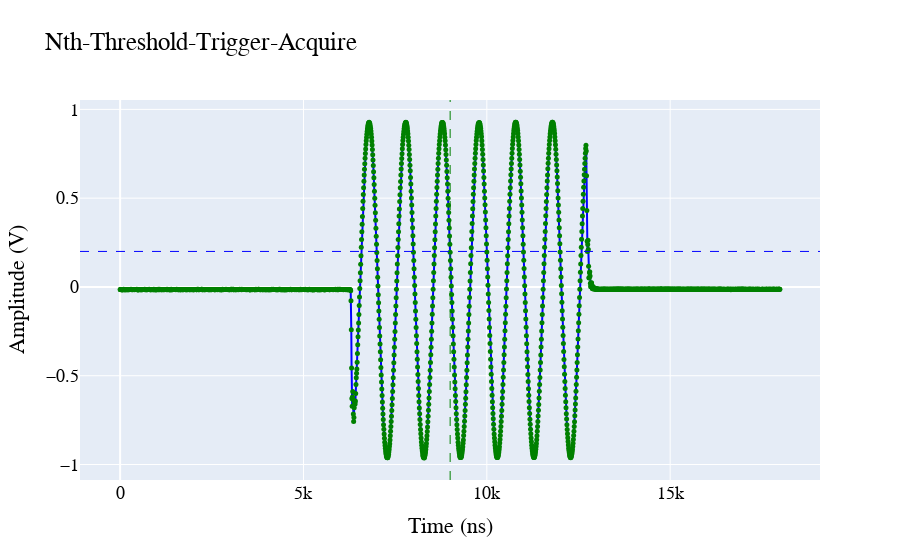

Notebook cell for this chart:
### Markdown cell above
### We  replot the last plot using Plotly.  

### To install Plotly execute *sudo pip3 install plotly* on a terminal of the RedPitaya.

### Code cell
import plotly
from plotly.offline import iplot, init_notebook_mode
init_notebook_mode(connected = True)
import plotly.graph_objs as go
fig = go.Figure()
fig.add_trace(go.Scatter(x=x, y=y,mode='lines+markers',
    line=dict(color="blue",  width=2),
    marker=dict(color="green", size=5)))
fig.update_layout(
    title="Nth-Threshold-Trigger-Acquire",
    xaxis_title="Time (ns)",
    yaxis_title="Amplitude (V)",
    font=dict(
        family="Courier New, monospace",
        size=18,
        color="Black"))
fig.add_vline(x=(POINTS_PLOT_BEFORE_TRIGGER)*8, line_width=1, line_dash="dash", line_color="green")
fig.add_hline(y=TRESHOLD_VOLT, line_width=1, line_dash="dash", line_color="blue")

fig.show()

### Figure 1 — Plotly figure (JSON) as saved in the notebook; plotly's stock layout.template omitted (floating-point values rounded to 4 significant figures; data arrays with more than 128 entries replaced by an {"elided": "..."} marker saying what was removed)
{"data": [{"line": {"color": "blue", "width": 2}, "marker": {"color": "green", "size": 5}, "mode": "lines+markers", "type": "scatter", "x": {"elided": "2250 int values"}, "y": {"elided": "2250 float values"}}], "layout": {"font": {"color": "Black", "family": "Courier New, monospace", "size": 18}, "shapes": [{"line": {"color": "green", "dash": "dash", "width": 1}, "type": "line", "x0": 9000, "x1": 9000, "xref": "x", "y0": 0, "y1": 1, "yref": "y domain"}, {"line": {"color": "blue", "dash": "dash", "width": 1}, "type": "line", "x0": 0, "x1": 1, "xref": "x domain", "y0": 0.2, "y1": 0.2, "yref": "y"}], "title": {"text": "Nth-Threshold-Trigger-Acquire"}, "xaxis": {"title": {"text": "Time (ns)"}}, "yaxis": {"title": {"text": "Amplitude (V)"}}}}
